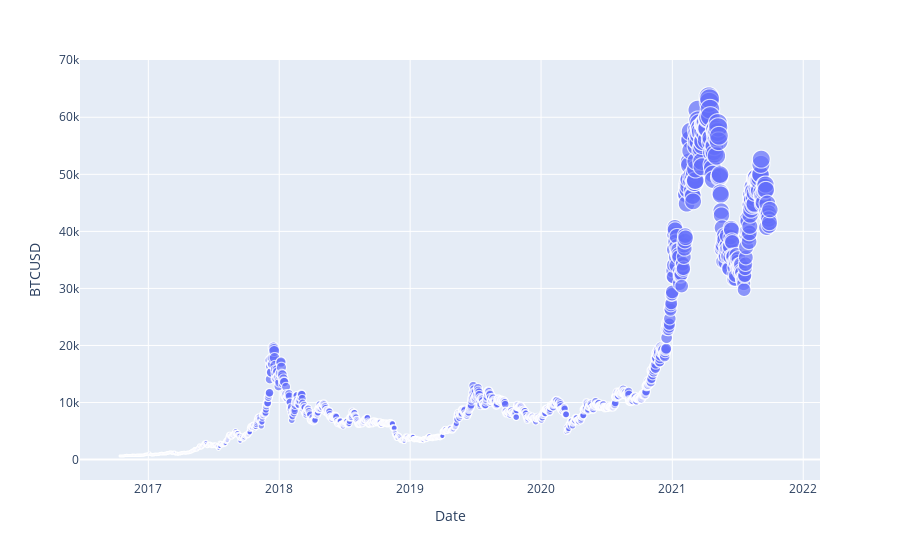

The code cell stored with this chart in its notebook:
### Code cell
# Create scatter plot
px.scatter(merged_BTCETH_new, x="Date", y="BTCUSD", size="BTCUSD")

### Figure 1 — Plotly figure (JSON) as saved in the notebook; plotly's stock layout.template omitted (floating-point values rounded to 4 significant figures; data arrays with more than 128 entries replaced by an {"elided": "..."} marker saying what was removed)
{"data": [{"hovertemplate": "Date=%{x}<br>BTCUSD=%{marker.size}<extra></extra>", "legendgroup": "", "marker": {"color": "#636efa", "size": {"elided": "1813 float values"}, "sizemode": "area", "sizeref": 159.0, "symbol": "circle"}, "mode": "markers", "name": "", "showlegend": false, "type": "scattergl", "x": {"elided": "1813 str values"}, "xaxis": "x", "y": {"elided": "1813 float values"}, "yaxis": "y"}], "layout": {"autosize": true, "legend": {"itemsizing": "constant", "tracegroupgap": 0}, "margin": {"t": 60}, "xaxis": {"anchor": "y", "autorange": true, "domain": [0, 1], "range": ["2016-06-23 08:11:31.6387", "2022-02-20 19:52:39.9112"], "title": {"text": "Date"}, "type": "date"}, "yaxis": {"anchor": "x", "autorange": true, "domain": [0, 1], "range": [-4291.0, 73010.0], "title": {"text": "BTCUSD"}, "type": "linear"}}}
